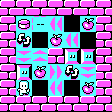

A level layout from a 2D game, rendered from its tile map. Below: a short description, then the map file with its tile-grid data intact:
An orthogonal 7x7 tile map with 16x16 px tiles, 1 tile layer (base).

<map version="1.5" tiledversion="1.5.0" orientation="orthogonal" renderorder="right-down" width="7" height="7" tilewidth="16" tileheight="16" infinite="0" nextlayerid="2" nextobjectid="1">
 <tileset firstgid="1" source="../../editor_tiles.tsx" />
 <layer id="1" name="base" width="7" height="7">
  <data encoding="csv">
1,1,1,1,1,1,1,
1,6,4,11,0,3,1,
1,7,0,3,11,0,1,
1,9,8,1,5,5,1,
1,5,3,10,7,9,1,
1,2,0,11,0,3,1,
1,1,1,1,1,1,1
</data>
 </layer>
</map>
